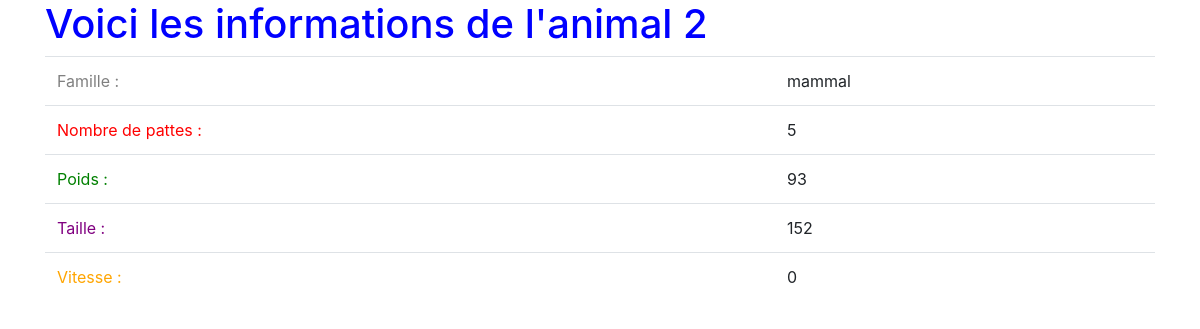
The page /animal/2/ on the database its author committed.
### info/models.py (models this page shows)
class Animal(models.Model):
    id = models.AutoField(primary_key=True)
    legs = models.PositiveIntegerField()
    weight = models.PositiveIntegerField()
    height = models.PositiveIntegerField()
    speed = models.PositiveIntegerField()
    family = models.ForeignKey(Family, on_delete=models.CASCADE)

class Family(models.Model):
    id = models.AutoField(primary_key=True)
    name = models.CharField(max_length=100)

### info/views.py (the view)
# urls.py: path('animal/<int:animal_id>/', views.animal_view, name='animal'),
def animal_view(request, animal_id):
    animal = Animal.objects.get(pk=animal_id)
    context = {'animal': animal}
    return render(request, 'animal.html', context)

### info/templates/animal.html (shortened to what this page needs)
<!doctype html>
<html lang="en">
<head>
    <link rel="stylesheet" href="https://stackpath.bootstrapcdn.com/bootstrap/4.5.2/css/bootstrap.min.css"
>
</head>
<body>
    <div class="container">
        <h1 style="color: blue">Voici les informations de l'animal {{ animal.id }}</h1>
        <table class="table">
            <tr>
                <td style="color: grey">Famille :</td>
                <td>{{ animal.family.name }}</td>
            </tr>
            <tr>
                <td style="color: red">Nombre de pattes :</td>
                <td>{{ animal.legs }}</td>
            </tr>
            <tr>
                <td style="color: green">Poids :</td>
                <td>{{ animal.weight }}</td>
            </tr>
            <tr>
                <td style="color: purple">Taille :</td>
                <td>{{ animal.height }}</td>
            </tr>
            <tr>
                <td style="color: orange">Vitesse :</td>
                <td>{{ animal.speed }}</td>
            </tr>
        </table>
    </div>
</body>
</html>

### rows shown on the page
Animal: id "2", family.name "mammal", legs "5", weight "93", height "152", speed "0"
